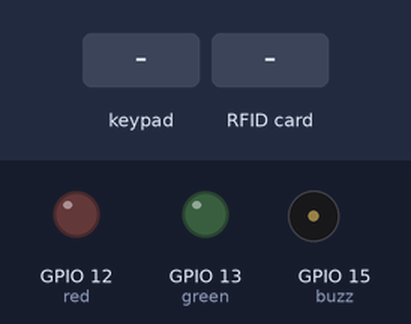
The sketch below on a simulated ESP32. Parts: output pins drawn as LEDs (lit = HIGH), buzzer (waves = sounding, pin HIGH). The inputs (shaded band) are chosen by the test bench. WiFi joins after 1.5 s; servers stay silent unless stated; what the sketch prints to the serial monitor is not drawn.

Above: at 2.7 s.
2.8 s: keypad keys 1 4 2 7 2 6 2 5 * pressed 0.4 s apart
7.9 s: RFID card 5E 7A 19 C4 held to the reader
At 8.3 s:
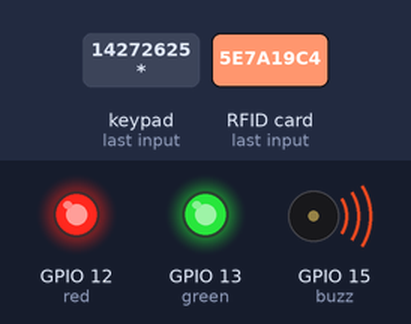
At 10.0 s:
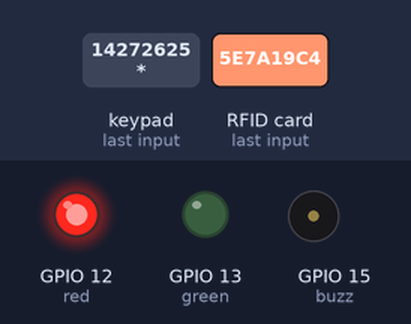
Timing chart, 0 to 12.7 s (numbered marks = the images above; inputs shaded):
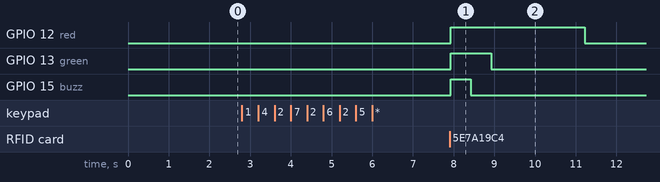

The sketch:

Prototype_Sourcecode.ino
```cpp
#include <WiFi.h>
#include <FirebaseESP32.h>

#include <Keypad.h>

#include <SPI.h>
#include <MFRC522.h>

#define WIFI_SSID "YOUR_WIFI_SSID"
#define WIFI_PASSWORD "YOUR_WIFI_PASSWORD"

#define FIREBASE_HOST "YOUR_DB_URL"
#define FIREBASE_AUTH "YOUR_AUTH_CODE"

FirebaseData fbdo;

FirebaseJson json;


const byte ROWS = 4; //four rows
const byte COLS = 4; //four columns
//define the cymbols on the buttons of the keypads
char hexaKeys[ROWS][COLS] = {
  {'1','2','3','A'},
  {'4','5','6','B'},
  {'7','8','9','C'},
  {'*','0','#','D'}
};
byte rowPins[ROWS] = {14, 27, 26, 25}; //connect to the row pinouts of the keypad
byte colPins[COLS] = {33, 32, 35, 34};


#define RST_PIN         22          // Configurable, see typical pin layout above
#define SS_PIN          5         // Configurable, see typical pin layout above
#define buzz            15
#define green           13
#define red             12

String path = "/Customers";
String temp = "";
unsigned long st = 0;
unsigned long phno = 0;
int cus = 0;
int num;
int flg = 0;
//unsigned long v1 = 0;

MFRC522 mfrc522(SS_PIN, RST_PIN);  // Create MFRC522 instance

Keypad customKeypad = Keypad( makeKeymap(hexaKeys), rowPins, colPins, ROWS, COLS);

void setup() {
  // put your setup code here, to run once:
  int cus = 0;
  unsigned long phno;
  int num;
  Serial.begin(115200);
  pinMode(buzz, OUTPUT);
  pinMode(green, OUTPUT);
  pinMode(red, OUTPUT);// Initialize serial communications with the PC
  while (!Serial);    // Do nothing if no serial port is opened (added for Arduinos based on ATMEGA32U4)
  SPI.begin();      // Init SPI bus
  mfrc522.PCD_Init();   // Init MFRC522
  delay(4);       // Optional delay. Some board do need more time after init to be ready, see Readme
  mfrc522.PCD_DumpVersionToSerial();  // Show details of PCD - MFRC522 Card Reader details
  Serial.println(F("Scan PICC to see UID, SAK, type, and data blocks..."));
  WiFi.begin(WIFI_SSID, WIFI_PASSWORD);
  Serial.print("Connecting to Wi-Fi");
  while (WiFi.status() != WL_CONNECTED)
  {
    Serial.print(".");
    delay(300);
  }
  Serial.println();
  Serial.print("Connected with IP: ");
  Serial.println(WiFi.localIP());
  Serial.println();

  Firebase.begin(FIREBASE_HOST, FIREBASE_AUTH);
  Firebase.reconnectWiFi(true);

  Firebase.setReadTimeout(fbdo, 1000 * 60);

  Firebase.setwriteSizeLimit(fbdo, "medium");

  Serial.println("Please Enter the Phone Number : ");

//  while(phno == 0)
//  {
//    phno = GetNumber();
//    Serial.println(phno);
//  }

//  temp = path + "/" + (phno) + "/";
//  Serial.println(temp);
//  Serial.println("Connecting to Database...");


}


void loop(){

  while(phno == 0)
  {
    phno = GetNumber();
    Serial.println(phno);
  }
  if(phno != 0 && flg == 0)
  {
    temp = path + "/" + (phno) + "/";
    Serial.println(temp);
    Serial.println("Connecting to Database...");
    Serial.print("Scan the Product : ");
    flg = 1;
  }
  while (cus < 10)
  {
    if ( ! mfrc522.PICC_IsNewCardPresent()) {
    return;
  }

  // Select one of the cards
  if ( ! mfrc522.PICC_ReadCardSerial()) {
    return;
  }
//    Serial.print("Scan the Product : ");
//    num = random(100, 900);
//    Serial.println(num);
    Serial.print("\n");
    Serial.println("**Card Detected**");
    digitalWrite(buzz, HIGH);
    digitalWrite(green, HIGH);
    digitalWrite(red, HIGH);
    delay(500);
    digitalWrite(buzz, LOW);
    delay(500);
    digitalWrite(green, LOW);
    /* Print UID of the Card */
    Serial.print(F("Card UID:"));
    for (byte i = 0; i < mfrc522.uid.size; i++)
    {
//      Serial.print(mfrc522.uid.uidByte[i] < 0x10 ? " 0" : " ");
//      Serial.print(mfrc522.uid.uidByte[i], HEX);
      st = st + (mfrc522.uid.uidByte[i]);
    }
    Serial.print("\n");
    Serial.println(st);
//    st = "";
//    delay(2000);
//    digitalWrite(red, LOW);

    if (Firebase.setInt(fbdo, temp + (cus+1) + "/ID", st) && Firebase.setInt(fbdo, temp + (cus+1) + "/Qty", 1))
    {
      Serial.println("PASSED");
      Serial.print("\n");
      Serial.print("Scan the Product : ");
//      Serial.println("PATH: " + fbdo.dataPath());
//      Serial.println("TYPE: " + fbdo.dataType());
    }
    else
    {
      Serial.println("FAILED");
      Serial.println("REASON: " + fbdo.errorReason());
      Serial.println("------------------------------------");
      Serial.println();
    }
    cus = cus + 1;
    delay(2000);
    digitalWrite(red, LOW);
    st = 0;
  }
}

int GetNumber()
{
   int num = 0;
   char key = customKeypad.getKey();
   while(key != '*')
   {
      switch (key)
      {
         case NO_KEY:
            break;

         case '0': case '1': case '2': case '3': case '4':
         case '5': case '6': case '7': case '8': case '9':
            num = num * 10 + (key - '0');
            break;
      }

      key = customKeypad.getKey();
      if(key == '*')
      {
        break;
      }
      Serial.print(key);
   }

   return num;
}
```

Measured:
- after the input at 2.8 s, every drawn part: stays the same
- after the input at 7.9 s, GPIO 12 (red): LOW → HIGH at once, → LOW 3.3 s later; GPIO 13 (green): LOW → HIGH at once, → LOW 1.0 s later; GPIO 15 (buzz): LOW → HIGH at once, → LOW 0.50 s later
